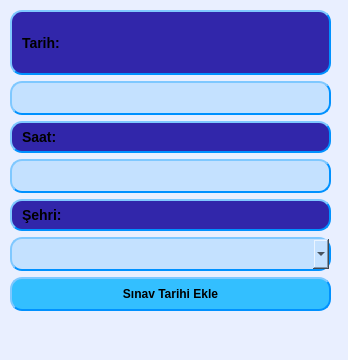
<?xml version="1.0" encoding="UTF-8"?>
<ui version="4.0">
 <class>WindowYSinavTarihEkle</class>
 <widget class="QMainWindow" name="WindowYSinavTarihEkle">
  <property name="geometry">
   <rect>
    <x>0</x>
    <y>0</y>
    <width>348</width>
    <height>360</height>
   </rect>
  </property>
  <property name="windowTitle">
   <string>MainWindow</string>
  </property>
  <property name="styleSheet">
   <string notr="true">  background-color: rgb(233, 239, 255);
</string>
  </property>
  <widget class="QWidget" name="centralwidget">
   <widget class="QWidget" name="verticalLayoutWidget_2">
    <property name="geometry">
     <rect>
      <x>10</x>
      <y>10</y>
      <width>321</width>
      <height>301</height>
     </rect>
    </property>
    <layout class="QVBoxLayout" name="verticalLayout_2">
     <item>
      <layout class="QVBoxLayout" name="verticalLayout_3">
       <item>
        <widget class="QLabel" name="labelCep">
         <property name="styleSheet">
          <string notr="true"> 	background-color: rgb(49, 38, 170);
    border-style: outset;
    border-width: 2px;
    border-radius: 12px;
    font: bold 14px;
    font-color:rgb(160, 246, 255);
    min-width: 7em;
    padding: 6px;
	border-color: rgb(0, 145, 255)</string>
         </property>
         <property name="text">
          <string>Tarih:</string>
         </property>
        </widget>
       </item>
       <item>
        <widget class="QLineEdit" name="leTarih">
         <property name="styleSheet">
          <string notr="true">    background-color: rgb(196, 225, 255);
    border-style: outset;
    border-width: 2px;
    border-radius: 12px;
    font: bold 14px;
    min-width: 7em;
    padding: 6px;
	border-color: rgb(0, 145, 255)</string>
         </property>
         <property name="inputMethodHints">
          <set>Qt::ImhFormattedNumbersOnly</set>
         </property>
        </widget>
       </item>
      </layout>
     </item>
     <item>
      <layout class="QVBoxLayout" name="verticalLayout_4">
       <item>
        <widget class="QLabel" name="labelTc">
         <property name="styleSheet">
          <string notr="true"> 	background-color: rgb(49, 38, 170);
    border-style: outset;
    border-width: 2px;
    border-radius: 12px;
    font: bold 14px;
    font-color:rgb(160, 246, 255);
    min-width: 7em;
    padding: 6px;
	border-color: rgb(0, 145, 255)</string>
         </property>
         <property name="text">
          <string>Saat:</string>
         </property>
        </widget>
       </item>
       <item>
        <widget class="QLineEdit" name="leSaat">
         <property name="styleSheet">
          <string notr="true">    background-color: rgb(196, 225, 255);
    border-style: outset;
    border-width: 2px;
    border-radius: 12px;
    font: bold 14px;
    min-width: 7em;
    padding: 6px;
	border-color: rgb(0, 145, 255)</string>
         </property>
         <property name="inputMethodHints">
          <set>Qt::ImhFormattedNumbersOnly</set>
         </property>
        </widget>
       </item>
       <item>
        <widget class="QLabel" name="labelTc_3">
         <property name="styleSheet">
          <string notr="true"> 	background-color: rgb(49, 38, 170);
    border-style: outset;
    border-width: 2px;
    border-radius: 12px;
    font: bold 14px;
    font-color:rgb(160, 246, 255);
    min-width: 7em;
    padding: 6px;
	border-color: rgb(0, 145, 255)</string>
         </property>
         <property name="text">
          <string>Şehri:</string>
         </property>
        </widget>
       </item>
       <item>
        <widget class="QComboBox" name="cbSehir">
         <property name="styleSheet">
          <string notr="true">    background-color: rgb(196, 225, 255);
    border-style: outset;
    border-width: 2px;
    border-radius: 12px;
    font: bold 14px;
    min-width: 7em;
    padding: 6px;
	border-color: rgb(0, 145, 255)</string>
         </property>
        </widget>
       </item>
       <item>
        <widget class="QPushButton" name="btTE">
         <property name="styleSheet">
          <string notr="true">    background-color: rgb(51, 191, 255);
    border-style: outset;
    border-width: 2px;
    border-radius: 12px;
    border-color: rgb(0, 145, 255);
    font: bold 12px;
    min-width: 10em;
    padding: 8px;</string>
         </property>
         <property name="text">
          <string>Sınav Tarihi Ekle</string>
         </property>
        </widget>
       </item>
      </layout>
     </item>
    </layout>
   </widget>
  </widget>
  <widget class="QMenuBar" name="menubar">
   <property name="geometry">
    <rect>
     <x>0</x>
     <y>0</y>
     <width>348</width>
     <height>23</height>
    </rect>
   </property>
  </widget>
  <widget class="QStatusBar" name="statusbar"/>
 </widget>
 <resources/>
 <connections/>
</ui>
